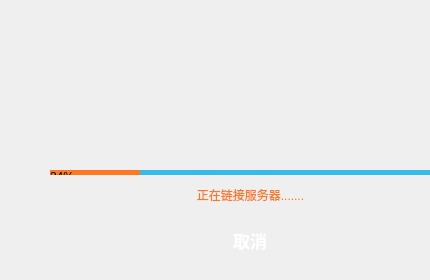
<?xml version="1.0" encoding="UTF-8"?>
<ui version="4.0">
 <class>Logining</class>
 <widget class="QWidget" name="Logining">
  <property name="geometry">
   <rect>
    <x>0</x>
    <y>0</y>
    <width>430</width>
    <height>280</height>
   </rect>
  </property>
  <property name="windowTitle">
   <string>Form</string>
  </property>
  <widget class="QPushButton" name="Min_pushButton">
   <property name="geometry">
    <rect>
     <x>370</x>
     <y>0</y>
     <width>20</width>
     <height>20</height>
    </rect>
   </property>
   <property name="focusPolicy">
    <enum>Qt::NoFocus</enum>
   </property>
   <property name="styleSheet">
    <string notr="true">QPushButton{border-image: url(:/images/images/button-quit.svg); border:none;}

                                      QPushButton:hover{border-image: url(:/images/images/button-quit.svg);}
                                      QPushButton:pressed{border-image: url(:/images/images/button-quit.svg);}</string>
   </property>
   <property name="text">
    <string/>
   </property>
   <property name="icon">
    <iconset resource="images.qrc">
     <normaloff>:/images/images/button-minimize.svg</normaloff>:/images/images/button-minimize.svg</iconset>
   </property>
   <property name="iconSize">
    <size>
     <width>25</width>
     <height>25</height>
    </size>
   </property>
  </widget>
  <widget class="QPushButton" name="Close_pushButton">
   <property name="geometry">
    <rect>
     <x>400</x>
     <y>0</y>
     <width>20</width>
     <height>20</height>
    </rect>
   </property>
   <property name="focusPolicy">
    <enum>Qt::NoFocus</enum>
   </property>
   <property name="styleSheet">
    <string notr="true">QPushButton{border-image: url(:/images/images/button-quit.svg);border:none;}
                                      QPushButton:hover{border-image: url(:/images/images/button-quit.svg);}
                                      QPushButton:pressed{border-image: url(:/images/images/button-quit.svg);}</string>
   </property>
   <property name="text">
    <string/>
   </property>
   <property name="icon">
    <iconset resource="images.qrc">
     <normaloff>:/images/images/button-quit.svg</normaloff>:/images/images/button-quit.svg</iconset>
   </property>
   <property name="iconSize">
    <size>
     <width>25</width>
     <height>25</height>
    </size>
   </property>
  </widget>
  <widget class="QLabel" name="avatar_label">
   <property name="geometry">
    <rect>
     <x>190</x>
     <y>40</y>
     <width>100</width>
     <height>100</height>
    </rect>
   </property>
   <property name="toolTip">
    <string>&lt;html&gt;&lt;head/&gt;&lt;body&gt;&lt;p align=&quot;center&quot;&gt;&lt;span style=&quot; color:#ff781f;&quot;&gt;头像&lt;/span&gt;&lt;/p&gt;&lt;/body&gt;&lt;/html&gt;</string>
   </property>
   <property name="styleSheet">
    <string notr="true"/>
   </property>
   <property name="text">
    <string/>
   </property>
   <property name="pixmap">
    <pixmap resource="images.qrc">:/images/images/avatar.png</pixmap>
   </property>
  </widget>
  <widget class="QPushButton" name="login_button">
   <property name="geometry">
    <rect>
     <x>150</x>
     <y>220</y>
     <width>200</width>
     <height>40</height>
    </rect>
   </property>
   <property name="focusPolicy">
    <enum>Qt::NoFocus</enum>
   </property>
   <property name="toolTip">
    <string>&lt;html&gt;&lt;head/&gt;&lt;body&gt;&lt;p align=&quot;center&quot;&gt;&lt;span style=&quot; color:#ff781f;&quot;&gt;登录&lt;/span&gt;&lt;/p&gt;&lt;/body&gt;&lt;/html&gt;</string>
   </property>
   <property name="styleSheet">
    <string notr="true">QPushButton{
    color: white;
    font: bold 13pt;
    border:none;
    min-height: 24px;
    min-width: 60px;
	border-image: url(:/images/images/button-login.svg);
}
QPushButton:hover{
    color: lightgray;
    
	border-image: url(:/images/images/button-login-hover.svg);
}
QPushButton:pressed {
    color: lightgray;
    
	border-image: url(:/images/images/button-login-press.svg);
    padding-top: -15px;
    padding-bottom: -17px;
} </string>
   </property>
   <property name="text">
    <string>取消</string>
   </property>
   <property name="iconSize">
    <size>
     <width>200</width>
     <height>40</height>
    </size>
   </property>
  </widget>
  <widget class="QProgressBar" name="progressBar">
   <property name="geometry">
    <rect>
     <x>50</x>
     <y>170</y>
     <width>380</width>
     <height>5</height>
    </rect>
   </property>
   <property name="contextMenuPolicy">
    <enum>Qt::DefaultContextMenu</enum>
   </property>
   <property name="toolTip">
    <string>正在加载</string>
   </property>
   <property name="layoutDirection">
    <enum>Qt::LeftToRight</enum>
   </property>
   <property name="autoFillBackground">
    <bool>false</bool>
   </property>
   <property name="styleSheet">
    <string notr="true">QProgressBar {
	background-color: rgb(52, 187, 231);
    border: -1px solid;
    border-radius: 5px;
}

QProgressBar::chunk {
   
	background-color: rgb(255, 120, 31);
}</string>
   </property>
   <property name="value">
    <number>24</number>
   </property>
  </widget>
  <widget class="QLabel" name="CurrentStatus_label">
   <property name="geometry">
    <rect>
     <x>160</x>
     <y>180</y>
     <width>181</width>
     <height>31</height>
    </rect>
   </property>
   <property name="text">
    <string>&lt;html&gt;&lt;head/&gt;&lt;body&gt;&lt;p align=&quot;center&quot;&gt;&lt;span style=&quot; color:#ff781f;&quot;&gt;正在链接服务器.......&lt;/span&gt;&lt;/p&gt;&lt;/body&gt;&lt;/html&gt;</string>
   </property>
  </widget>
 </widget>
 <resources>
  <include location="images.qrc"/>
 </resources>
 <connections/>
</ui>
